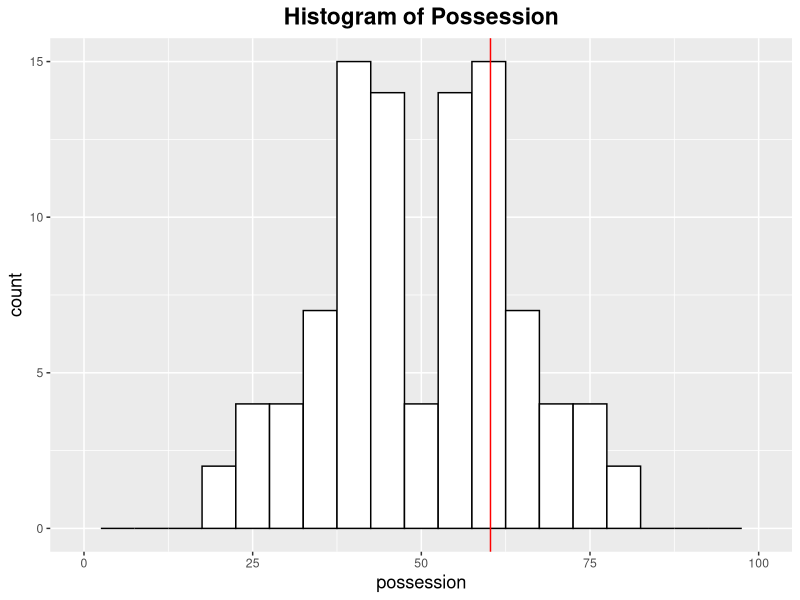
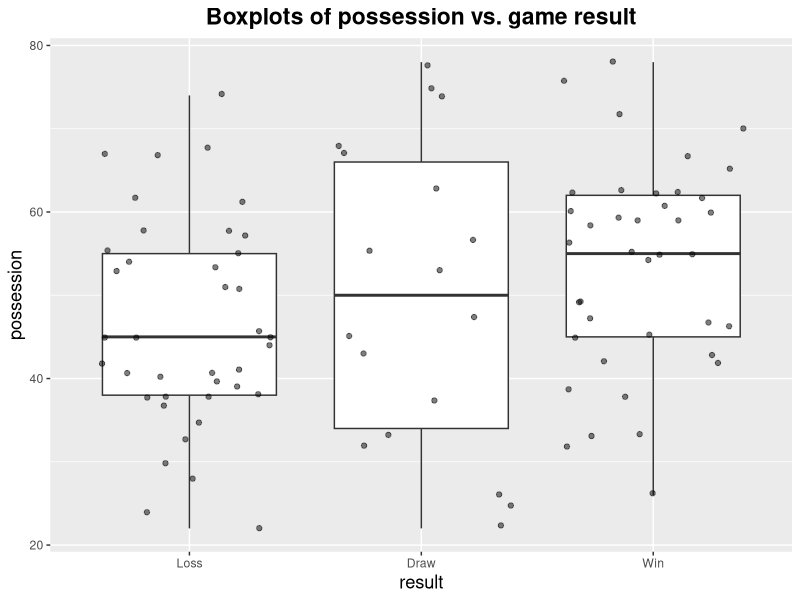
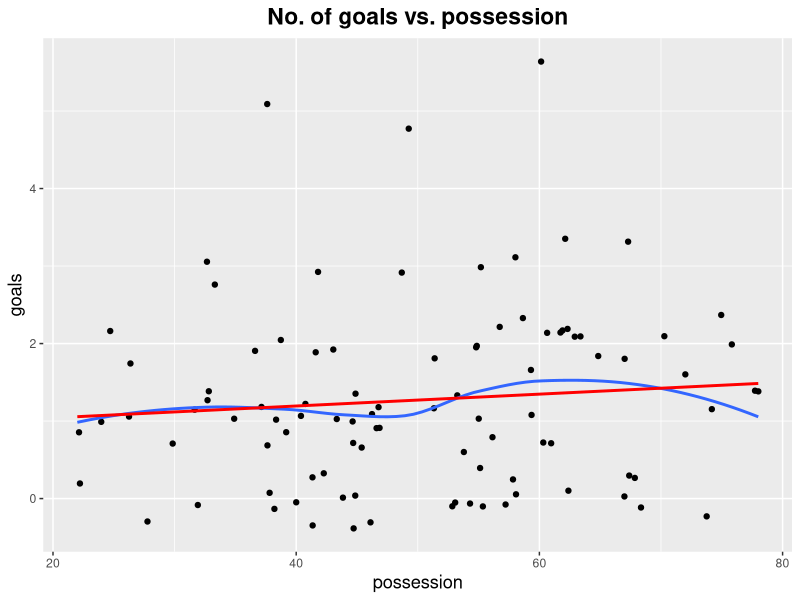
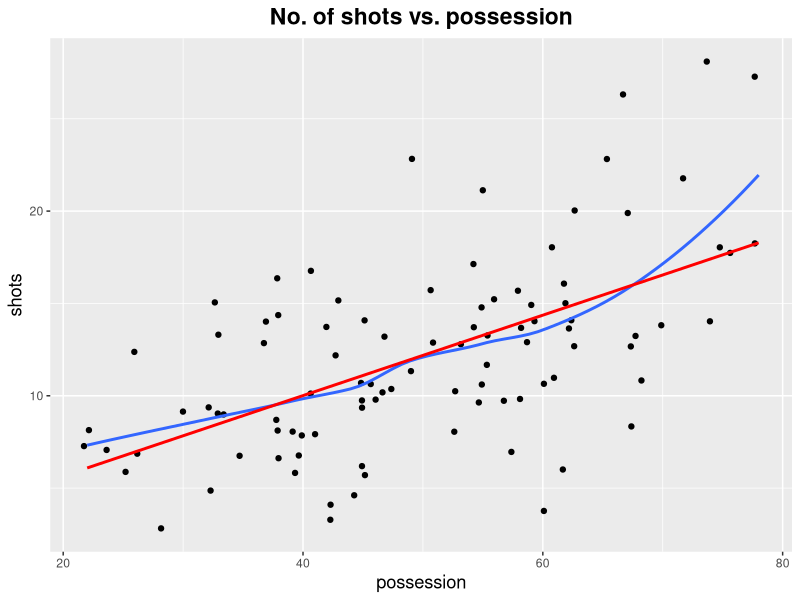
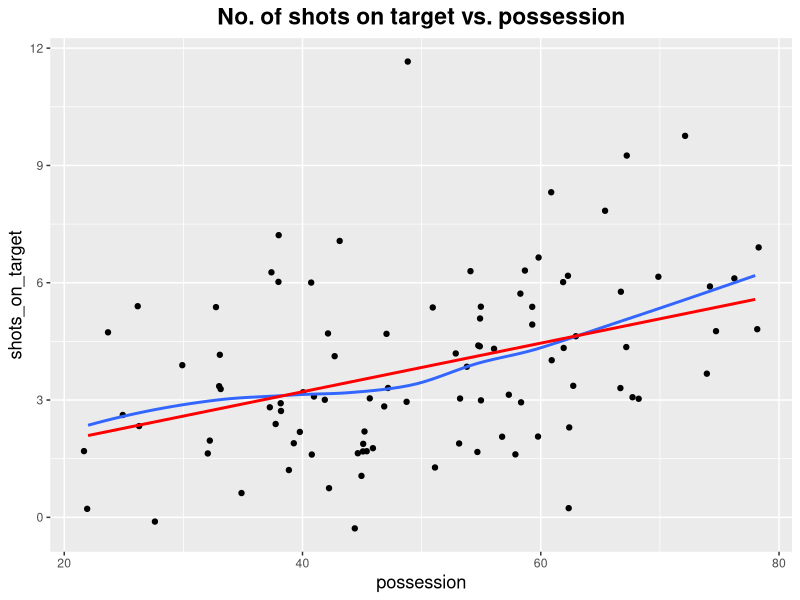
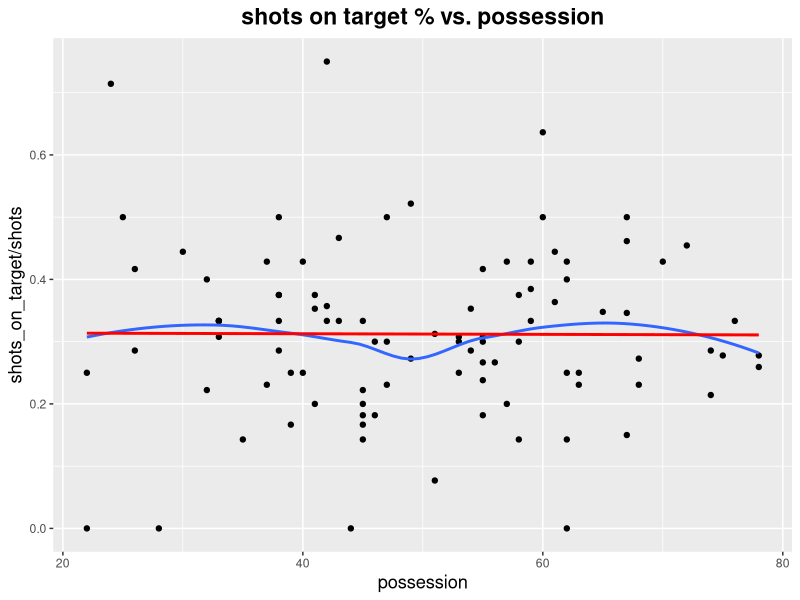
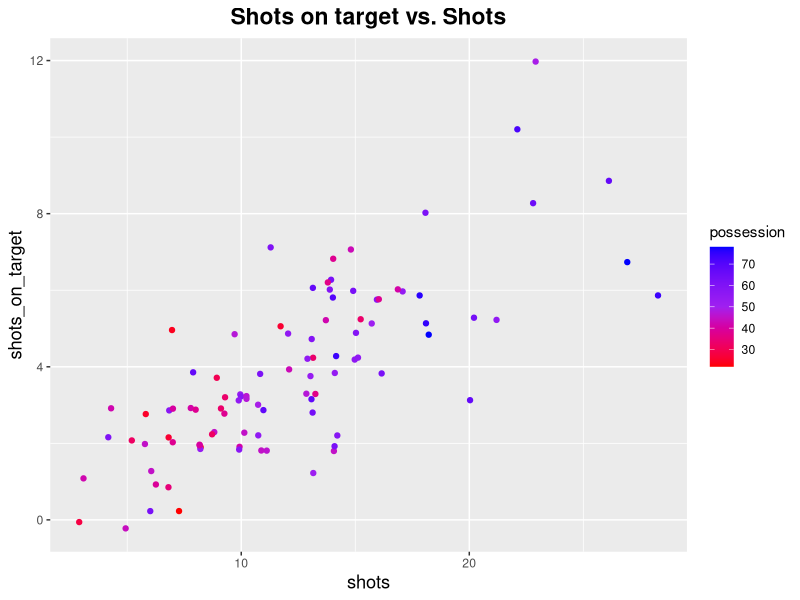

Write R code to recreate these figures, in order.
## ---- chunk 1
knitr::opts_chunk$set(echo = TRUE)
## ---- chunk 2
library(tidyverse)
library(knitr)

# theme for plots
theme_update(plot.title = element_text(size = rel(1.5), face = "bold", hjust = 0.5),
             axis.title = element_text(size = rel(1.2)))
## ---- chunk 3
country_df <- read_csv("../Data/World_cup_2018_country.csv")
matches_df <- read_csv("../Data/World_cup_2018_matches.csv", 
    col_types = cols(Date = col_date(format = "%Y-%m-%d"))) %>%
    filter(Stage %in% c("Group-1", "Group-2", "Group-3"))
goals_df <- read_csv("../Data/World_cup_2018_goals.csv", 
    col_types = cols(Date = col_date(format = "%Y-%m-%d"))) %>%
    filter(Stage %in% c("Group-1", "Group-2", "Group-3"))
## ---- chunk 4
kable(head(country_df))
kable(head(matches_df))
kable(head(goals_df))
## ---- chunk 5
matches_df <- matches_df %>% 
    mutate(Home_result = ifelse(Home_goals > Away_goals, "Win", 
                                ifelse(Home_goals < Away_goals, "Loss", "Draw")),
           Away_result = ifelse(Home_result == "Win", "Loss",
                                ifelse(Home_result == "Loss", "Win", "Draw")))
## ---- chunk 6
home_df <- matches_df %>% select(Home, Home_result, Home_goals, Home_shots:Home_corners)
away_df <- matches_df %>% select(Away, Away_result, Away_goals, Away_shots:Away_corners)
colnames <- c("country", "result", "goals", "shots", "shots_on_target", 
              "possession", "fouls", "yellow", "red", "offsides", "corners")
names(home_df) <- colnames; names(away_df) <- colnames
matches_team_df <- rbind(home_df, away_df)
matches_team_df$result <- ordered(matches_team_df$result, levels = c("Loss", "Draw", "Win"))
## ---- chunk 7
sorted_possession <- sort(matches_team_df$possession)
mean(sorted_possession[(nrow(matches_df) + 1):(2 * nrow(matches_df))])
## ---- chunk 8
quantile(sort(matches_team_df$possession), 0.75)
ggplot(matches_team_df, aes(x = possession)) +
    geom_histogram(fill = "white", col = "black", binwidth = 5) + xlim(c(0, 100)) +
    geom_vline(xintercept = quantile(sort(matches_team_df$possession), 0.75), 
               col = "red") +
    labs(title = "Histogram of Possession")
## ---- chunk 9
matches_team_df %>% 
    group_by(country) %>%
    summarize(mean_possession = mean(possession)) %>%
    arrange(desc(mean_possession)) %>%
    head(n = 10)
## ---- chunk 10
ggplot(matches_team_df, aes(x = result, y = possession)) +
    geom_boxplot() +
    geom_jitter(alpha = 0.5) + 
    labs(title = "Boxplots of possession vs. game result")
## ---- chunk 11
ggplot(matches_team_df, aes(x = possession, y = goals)) +
    geom_jitter() +
    geom_smooth(se = FALSE) +
    geom_smooth(method = lm, se = FALSE, col = "red") +
    labs(title = "No. of goals vs. possession")
## ---- chunk 12
summary(lm(goals ~ possession, data = matches_team_df))
## ---- chunk 13
ggplot(matches_team_df, aes(x = possession, y = shots)) +
    geom_jitter() +
    geom_smooth(se = FALSE) +
    geom_smooth(method = lm, se = FALSE, col = "red") +
    labs(title = "No. of shots vs. possession")
## ---- chunk 14
summary(lm(shots ~ possession, data = matches_team_df))
## ---- chunk 15
ggplot(matches_team_df, aes(x = possession, y = shots_on_target)) +
    geom_jitter() +
    geom_smooth(se = FALSE) +
    geom_smooth(method = lm, se = FALSE, col = "red") +
    labs(title = "No. of shots on target vs. possession")
## ---- chunk 16
summary(lm(shots_on_target ~ possession, data = matches_team_df))
## ---- chunk 17
ggplot(matches_team_df, 
       aes(x = possession, y = shots_on_target / shots)) +
    geom_point() + 
    geom_smooth(se = FALSE) +
    geom_smooth(method = lm, se = FALSE, col = "red") + 
    labs(title = "shots on target % vs. possession")
## ---- chunk 18
summary(lm(shots_on_target / shots ~ possession, data = matches_team_df))
## ---- chunk 19
ggplot(matches_team_df, aes(x = shots, y = shots_on_target, col = possession)) +
    geom_jitter(height = 0.3, width = 0.3) +
    scale_color_gradient2(high = "blue", low = "red", mid = "purple", midpoint = 50) +
    labs(title = "Shots on target vs. Shots")
